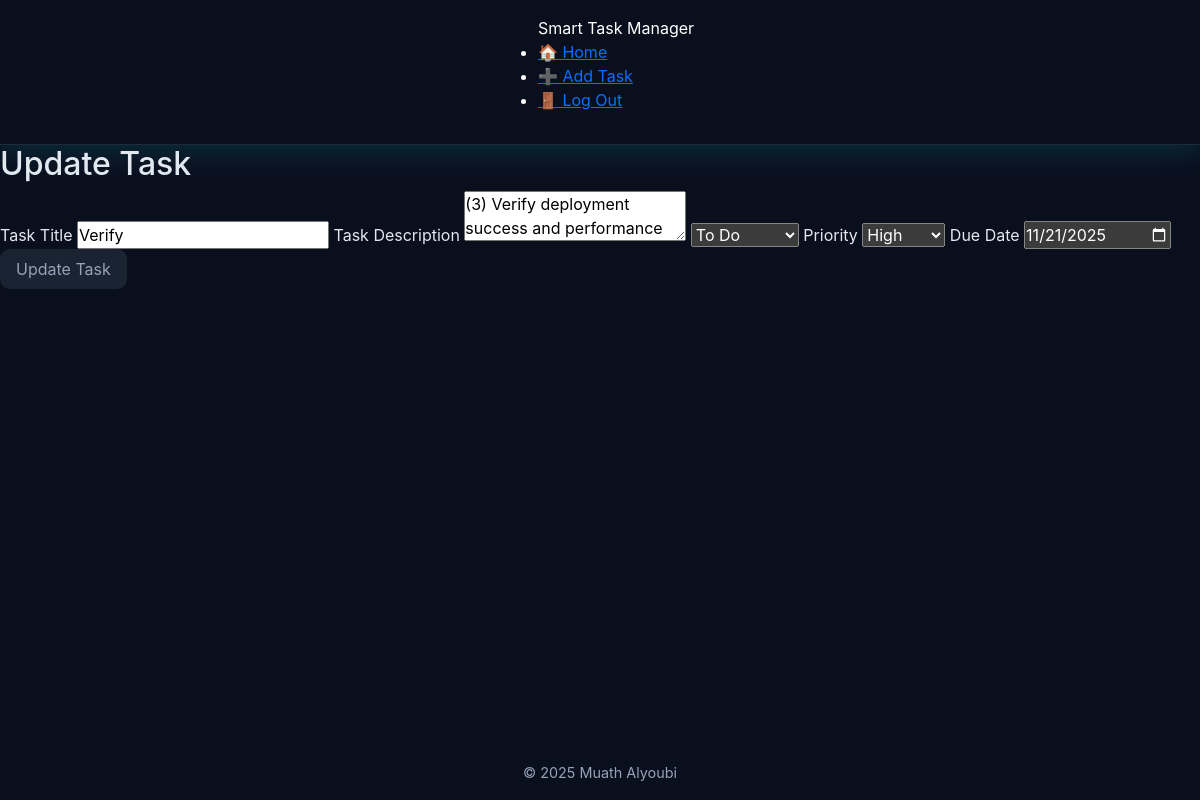
Page /219/edit (signed in) on the committed database.
### tables this page shows
CREATE TABLE tasks(
                id INTEGER PRIMARY KEY AUTOINCREMENT NOT NULL,
                title TEXT NOT NULL,
                user_id INTEGER NOT NULL,
                description TEXT,
                status TEXT NOT NULL DEFAULT 'To Do',
                created_at TIMESTAMP DEFAULT CURRENT_TIMESTAMP, 
                priority TEXT NOT NULL, 
                due_date DATE, parent_id INTEGER DEFAULT NULL,  
                FOREIGN KEY (user_id) REFERENCES "users_old"(id) ON DELETE CASCADE
                );

### app.py (the view)
@app.route("/<int:id>/edit", methods=["GET", "POST"])
@login_required
def editTask(id):
    if request.method == "POST":
        title = request.form.get("title")
        if not title:
            return apology("must provide task", 400)
        description = request.form.get("description")
        if not description:
            description = ""
        priority = request.form.get("priority")
        if not priority:
            return apology("must spacify priority", 400)
        status =  request.form.get("status")
        if not status:
            return apology("must spacify status", 400)
        due_date = request.form.get("due_date")
        if not due_date:
            due_date = None
        update_task(id, title, description, status, priority, due_date)
        flash("Task updated!")
        return redirect("/")
    else:
        task = get_task_by_id(id)
        if len(task) != 1:
            return redirect(url_for("index", msg="not your task"))
        return render_template("edittask.html", task=task[0])

### db.py (called while the page is built)
def get_db():
    if "db" not in g:
        g.db = sqlite3.connect(
            DATABASE,
            detect_types=sqlite3.PARSE_DECLTYPES,
            check_same_thread=False
        )
        g.db.row_factory = sqlite3.Row
    return g.db

def get_task_by_id(task_id):
    db = get_db()
    return db.execute(
        f"SELECT * FROM tasks WHERE id = ? {ORDER}",
        (task_id,)).fetchall()

### helpers.py (called while the page is built)
def login_required(f):
    @wraps(f)
    def decorated_function(*args, **kwargs):
        if session.get("user_id") is None:
            return redirect(url_for('login', next=request.url))
        return f(*args, **kwargs)
    return decorated_function

### templates/edittask.html (shortened to what this page needs)
{% extends "layout.html" %}
{% block body %}
    <main>
        <section id="form" aria-labelledby="add-task-heading">
                <h2 id="add-task-heading">Update Task</h2>
                <form action="{{ url_for('editTask', id=task.id) }}" method="post">
                    <label for="task-title">Task Title</label>
                    <input autocomplete="off" autofocus name="title" type="text" id="task-title" value="{{ task.title }}" required>
                    <label for="task-desc">Task Description</label>
                    <textarea autocomplete="off" autofocus name="description" id="task-desc">{{ task.description }}</textarea>
                    <select name="status" id="task-status" required>
                        <option value="To Do" {% if task.status == 'To Do' %}selected{% endif %}>To Do</option>
                    </select>
                    <label for="task-priority">Priority</label>
                    <select name="priority" id="task-priority" value="{{ task.priority }}" required>
                        <option value="high" {% if task.priority == 'high' %}selected{% endif %}>High</option>
                    </select>
                    <label for="due_date">Due Date</label>
                    <input autocomplete="off" autofocus name="due_date" type="date" id="due_date" value="{{ task.due_date }}">
                    <button type="submit">Update Task</button>
                </form>
            </section>
    </main>
{% endblock %}

### static/css/theme.css (style rules this page uses)
:root { --primaray-color: #00b4d8; --secondary-color: #0f172a; --accent-color: #0ea5e9; --success-color: #22c55e; --warning-color: #facc15; --danger-color: #ef4444; --general-color: #64748b; --back-main: #0a0f1e; --back-card: #273242; --back-nav: #0a1126; --back-button: #1A2332; --back-control: #132743; --backCol-todo: linear-gradient(135deg, #083b4f, #0f5670); --backCol-progress: linear-gradient(135deg, #6f5610, #9a6a12); --backCol-done: linear-gradient(135deg, #0d4b33, #177044); --border-todo: #3b82f6; --border-progress: #f59e0b; --border-done: #10b981; --border-form: #509fa2; --button-form: #368d90; --text-main: #e2e8f0; --text-light: #ffffff; --text-gray: #94a3b8; --border-color: #1e293b; --search-border: rgba(255,255,255,0.09); --shadow-strong: 0 8px 25px rgba(0, 255, 255, 0.12); --shadow-soft: 0 4px 10px rgba(0, 255, 255, 0.06); --shadow-title: 0 8px 25px rgba(0, 255, 255, 0.25); --radius-large: 14px; --radius-medium: 10px; --radius-small: 6px; --trans-fast: 0.2s ease-in-out; --trans-med: 0.4s ease-in-out; --primary-gradient: linear-gradient(145deg, #00b4d8, #0ea5e9); --nav-gradient: linear-gradient(145deg, #0a1126, #0f1b35); --card-gradient: linear-gradient(145deg, #0f172a, #1e293b); --back-update: #1E2F45; --update-border-hover: #2C3F58; --back-delete: #2A1E22; --delete-border-hover: #3A262B; --back-generate: #241E2C; --generate-border-hover: #31263C; --text-under-btn: #D6E0EA; --border-under-btn: #233040; --back-next-task: #0E3440; --next-task-border-hover: #104350; --back-summarize: #3D3112; --summarize-border-hover: #4A3C17; --back-refresh: #123826; --refresh-border-hover: #17482F; --back-selected: #1A2532; --border-selected: #00C3FF; }
* { margin: 0; padding: 0; box-sizing: border-box; }
html, body { font-family: "Inter", "Segoe UI", Roboto, sans-serif; background-color: var(--back-main); color: var(--text-main); margin: 0; height: 100%; display: flex; flex-direction: column; transition: background-color var(--trans-med); }
button { background-color: var(--back-button); color: var(--text-gray); border: 1px soft var(--border-color); border-radius: var(--radius-medium); padding: 0.5rem 1rem; cursor: pointer; transition: background-color var(--trans-fast), transform var(--trans-fast); }
input[type="date"], select { color-scheme: dark; }

### rows in the picture
tasks: title "Verify", description "(3) Verify deployment success and performance", status "To Do", priority "High", due_date "11/21/2025"
